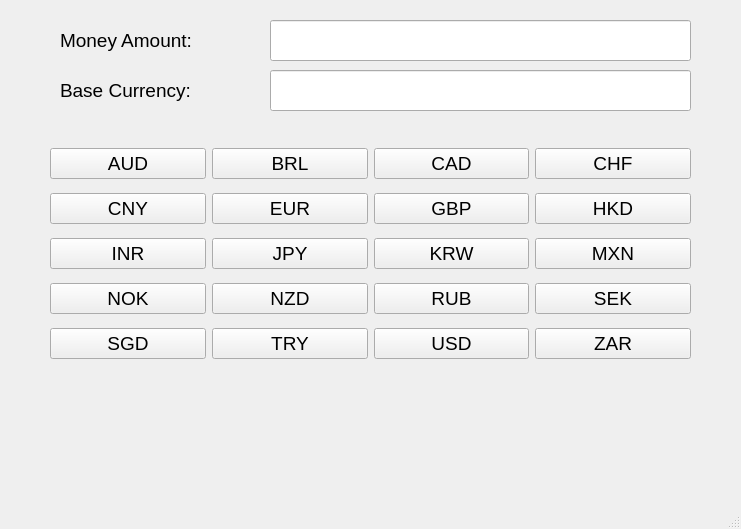
<?xml version="1.0" encoding="UTF-8"?>
<ui version="4.0">
 <class>MainWindow</class>
 <widget class="QMainWindow" name="MainWindow">
  <property name="geometry">
   <rect>
    <x>0</x>
    <y>0</y>
    <width>741</width>
    <height>529</height>
   </rect>
  </property>
  <property name="windowTitle">
   <string>MainWindow</string>
  </property>
  <widget class="QWidget" name="central_widget">
   <widget class="QLineEdit" name="currency_input">
    <property name="geometry">
     <rect>
      <x>270</x>
      <y>70</y>
      <width>421</width>
      <height>41</height>
     </rect>
    </property>
   </widget>
   <widget class="QLineEdit" name="amount_input">
    <property name="geometry">
     <rect>
      <x>270</x>
      <y>20</y>
      <width>421</width>
      <height>41</height>
     </rect>
    </property>
    <property name="sizePolicy">
     <sizepolicy hsizetype="Expanding" vsizetype="Fixed">
      <horstretch>0</horstretch>
      <verstretch>0</verstretch>
     </sizepolicy>
    </property>
   </widget>
   <widget class="QLabel" name="money_amount">
    <property name="geometry">
     <rect>
      <x>60</x>
      <y>20</y>
      <width>211</width>
      <height>41</height>
     </rect>
    </property>
    <property name="font">
     <font>
      <pointsize>14</pointsize>
     </font>
    </property>
    <property name="text">
     <string>Money Amount:</string>
    </property>
   </widget>
   <widget class="QLabel" name="base_currency">
    <property name="geometry">
     <rect>
      <x>60</x>
      <y>70</y>
      <width>211</width>
      <height>41</height>
     </rect>
    </property>
    <property name="font">
     <font>
      <pointsize>14</pointsize>
     </font>
    </property>
    <property name="text">
     <string>Base Currency:</string>
    </property>
   </widget>
   <widget class="QLabel" name="result_label">
    <property name="geometry">
     <rect>
      <x>50</x>
      <y>410</y>
      <width>641</width>
      <height>51</height>
     </rect>
    </property>
    <property name="font">
     <font>
      <pointsize>12</pointsize>
     </font>
    </property>
    <property name="text">
     <string/>
    </property>
   </widget>
   <widget class="QWidget" name="gridLayoutWidget_2">
    <property name="geometry">
     <rect>
      <x>50</x>
      <y>140</y>
      <width>641</width>
      <height>231</height>
     </rect>
    </property>
    <property name="font">
     <font>
      <pointsize>14</pointsize>
     </font>
    </property>
    <layout class="QGridLayout" name="grid_layout">
     <item row="0" column="0">
      <widget class="QPushButton" name="AUD">
       <property name="font">
        <font>
         <pointsize>14</pointsize>
        </font>
       </property>
       <property name="text">
        <string>AUD</string>
       </property>
      </widget>
     </item>
     <item row="4" column="1">
      <widget class="QPushButton" name="TRY">
       <property name="font">
        <font>
         <pointsize>14</pointsize>
        </font>
       </property>
       <property name="text">
        <string>TRY</string>
       </property>
      </widget>
     </item>
     <item row="0" column="1">
      <widget class="QPushButton" name="BRL">
       <property name="font">
        <font>
         <pointsize>14</pointsize>
        </font>
       </property>
       <property name="text">
        <string>BRL</string>
       </property>
      </widget>
     </item>
     <item row="0" column="2">
      <widget class="QPushButton" name="CAD">
       <property name="font">
        <font>
         <pointsize>14</pointsize>
        </font>
       </property>
       <property name="text">
        <string>CAD</string>
       </property>
      </widget>
     </item>
     <item row="2" column="1">
      <widget class="QPushButton" name="JPY">
       <property name="font">
        <font>
         <pointsize>14</pointsize>
        </font>
       </property>
       <property name="text">
        <string>JPY</string>
       </property>
      </widget>
     </item>
     <item row="1" column="1">
      <widget class="QPushButton" name="EUR">
       <property name="font">
        <font>
         <pointsize>14</pointsize>
        </font>
       </property>
       <property name="text">
        <string>EUR</string>
       </property>
      </widget>
     </item>
     <item row="4" column="0">
      <widget class="QPushButton" name="SGD">
       <property name="font">
        <font>
         <pointsize>14</pointsize>
        </font>
       </property>
       <property name="text">
        <string>SGD</string>
       </property>
      </widget>
     </item>
     <item row="2" column="0">
      <widget class="QPushButton" name="INR">
       <property name="font">
        <font>
         <pointsize>14</pointsize>
        </font>
       </property>
       <property name="text">
        <string>INR</string>
       </property>
      </widget>
     </item>
     <item row="1" column="0">
      <widget class="QPushButton" name="CNY">
       <property name="font">
        <font>
         <pointsize>14</pointsize>
        </font>
       </property>
       <property name="text">
        <string>CNY</string>
       </property>
      </widget>
     </item>
     <item row="3" column="1">
      <widget class="QPushButton" name="NZD">
       <property name="font">
        <font>
         <pointsize>14</pointsize>
        </font>
       </property>
       <property name="text">
        <string>NZD</string>
       </property>
      </widget>
     </item>
     <item row="3" column="0">
      <widget class="QPushButton" name="NOK">
       <property name="font">
        <font>
         <pointsize>14</pointsize>
        </font>
       </property>
       <property name="text">
        <string>NOK</string>
       </property>
      </widget>
     </item>
     <item row="4" column="2">
      <widget class="QPushButton" name="USD">
       <property name="font">
        <font>
         <pointsize>14</pointsize>
        </font>
       </property>
       <property name="text">
        <string>USD</string>
       </property>
      </widget>
     </item>
     <item row="1" column="2">
      <widget class="QPushButton" name="GBP">
       <property name="font">
        <font>
         <pointsize>14</pointsize>
        </font>
       </property>
       <property name="text">
        <string>GBP</string>
       </property>
      </widget>
     </item>
     <item row="2" column="2">
      <widget class="QPushButton" name="KRW">
       <property name="font">
        <font>
         <pointsize>14</pointsize>
        </font>
       </property>
       <property name="text">
        <string>KRW</string>
       </property>
      </widget>
     </item>
     <item row="3" column="2">
      <widget class="QPushButton" name="RUB">
       <property name="font">
        <font>
         <pointsize>14</pointsize>
        </font>
       </property>
       <property name="text">
        <string>RUB</string>
       </property>
      </widget>
     </item>
     <item row="0" column="3">
      <widget class="QPushButton" name="CHF">
       <property name="font">
        <font>
         <pointsize>14</pointsize>
        </font>
       </property>
       <property name="text">
        <string>CHF</string>
       </property>
      </widget>
     </item>
     <item row="1" column="3">
      <widget class="QPushButton" name="HKD">
       <property name="font">
        <font>
         <pointsize>14</pointsize>
        </font>
       </property>
       <property name="text">
        <string>HKD</string>
       </property>
      </widget>
     </item>
     <item row="2" column="3">
      <widget class="QPushButton" name="MXN">
       <property name="font">
        <font>
         <pointsize>14</pointsize>
        </font>
       </property>
       <property name="text">
        <string>MXN</string>
       </property>
      </widget>
     </item>
     <item row="3" column="3">
      <widget class="QPushButton" name="SEK">
       <property name="font">
        <font>
         <pointsize>14</pointsize>
        </font>
       </property>
       <property name="text">
        <string>SEK</string>
       </property>
      </widget>
     </item>
     <item row="4" column="3">
      <widget class="QPushButton" name="ZAR">
       <property name="font">
        <font>
         <pointsize>14</pointsize>
        </font>
       </property>
       <property name="text">
        <string>ZAR</string>
       </property>
      </widget>
     </item>
    </layout>
   </widget>
  </widget>
  <widget class="QMenuBar" name="menu_bar">
   <property name="geometry">
    <rect>
     <x>0</x>
     <y>0</y>
     <width>741</width>
     <height>18</height>
    </rect>
   </property>
  </widget>
  <widget class="QStatusBar" name="status_bar"/>
 </widget>
 <resources/>
 <connections/>
</ui>
